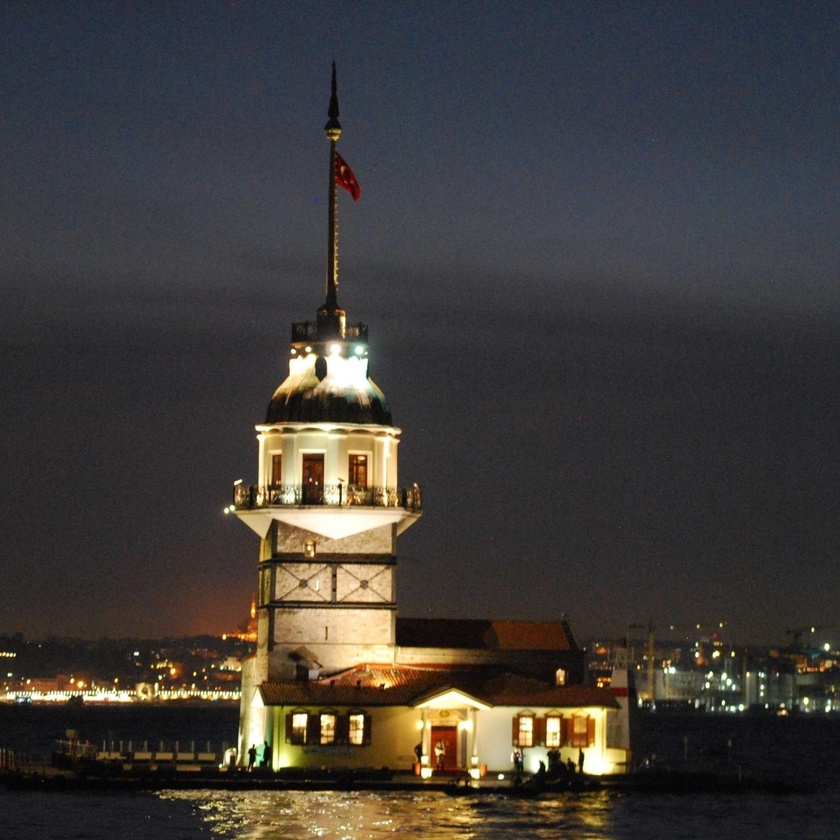
#> input picture images/kiz_kulesi.jpg, 840 x 840 px, shrunk from 2000 x 2000 before the run, found by its file name
$ jupyter execute --allow-errors compressive_sensing.ipynb
#> lines starting #> are read from the running program, lines starting #| are printed output that depends on the picture
# $\color{teal}{\text{Compressive Sensing}}$
### $\color{gray}{\text{1. Introduction}}$

#### $\color{gray}{\text{1.1 Problem Setting}}$
In signal processing we are often interested in reconstructing a signal $x \in \mathbb{C}^N$ given some observation data $y \in \mathbb{C}^N$. By assuming linear measurements we can state the linear system of equations $Ax = y$. Here, the matrix $A \in \mathbb{C}^{m \times N}$ denotes the measurement process and is often referred to as the measurement matrix. Solving this linear system depends on the dimensions of $A$. If the number of measurements $m$ is at least as large as the signal length $N$ we can solve the well-defined system of equations. However, if we consider the case that $m<N$, i.e. $A$ is a wide matrix, we get an underdetermined linear system. Due to the ill-posedness of the underdetermined system $Ax=y$, the original problem becomes an infinite dimensional problem with infinitely many solutions. Compressive Sensing (CS) introduces certain assumptions on the signal $x$ and provides the theory to recover $x$ when the system $Ax=y$ is underdetermined. The underlying assumption is sparsity, restricting solutions to vectors that have few nonzero entries.

####  $\color{gray}{\text{1.1 Sparsity}}$
A vector is $s$-sparse if it has at most $s$ nonzero elements. Using the notion of the $\mathcal{l}_0$-norm denoted by $||x||_0$, we count the number of nonzero elements of the vector $x \in \mathbb{C}^N$. As it turns out, many real-world signals become sparse when properly transformed - this is the case in image compression. In the following code cell we compress an image by applying the Discrete Wavelet Transform (DWT) and reconstruct the image with a small amount of wavelet coefficients. For the reconstruction we used only the strongest wavelet coefficients as all other coefficients were set to zero.

[cell 1]
from PIL import Image
import numpy as np
import matplotlib.pyplot as plt

path = r".\images\kiz_kulesi.jpg"

image = Image.open(path).convert("L")
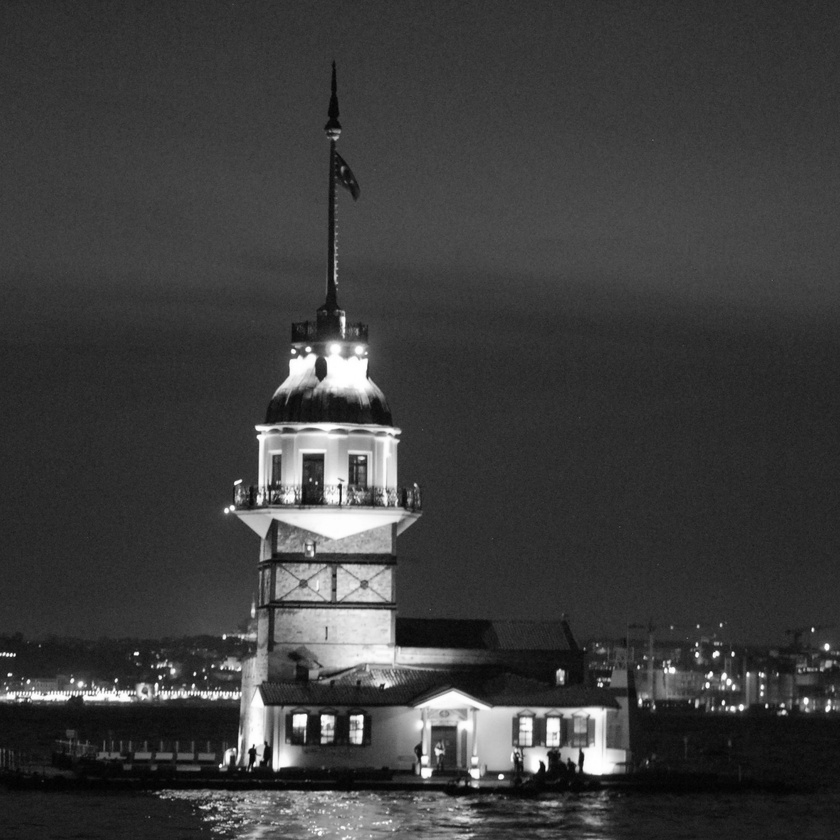
#> image: PIL image 840x840 L; min 0, max 255, mean 61.1
data = np.asarray(image)
plt.imshow(data, cmap='gray', vmin=0, vmax=255)
plt.show()

[cell 2]
#transform image to numpyarray and sparsify it
path = r".\images\pokeball.png"

#> (the rest of this cell did not finish here and is left out)

[cell 3]
#https://pywavelets.readthedocs.io/en/latest/
import pywt

titles = ['Approximation', ' Horizontal detail',
          'Vertical detail', 'Diagonal detail']
#> titles = ['Approximation', ' Horizontal detail', 'Vertical detail', 'Diagonal detail']
wavelet = pywt.Wavelet('db1')

# Multilevel decomposition of the input matrix
#> (the rest of this cell did not finish here and is left out)
